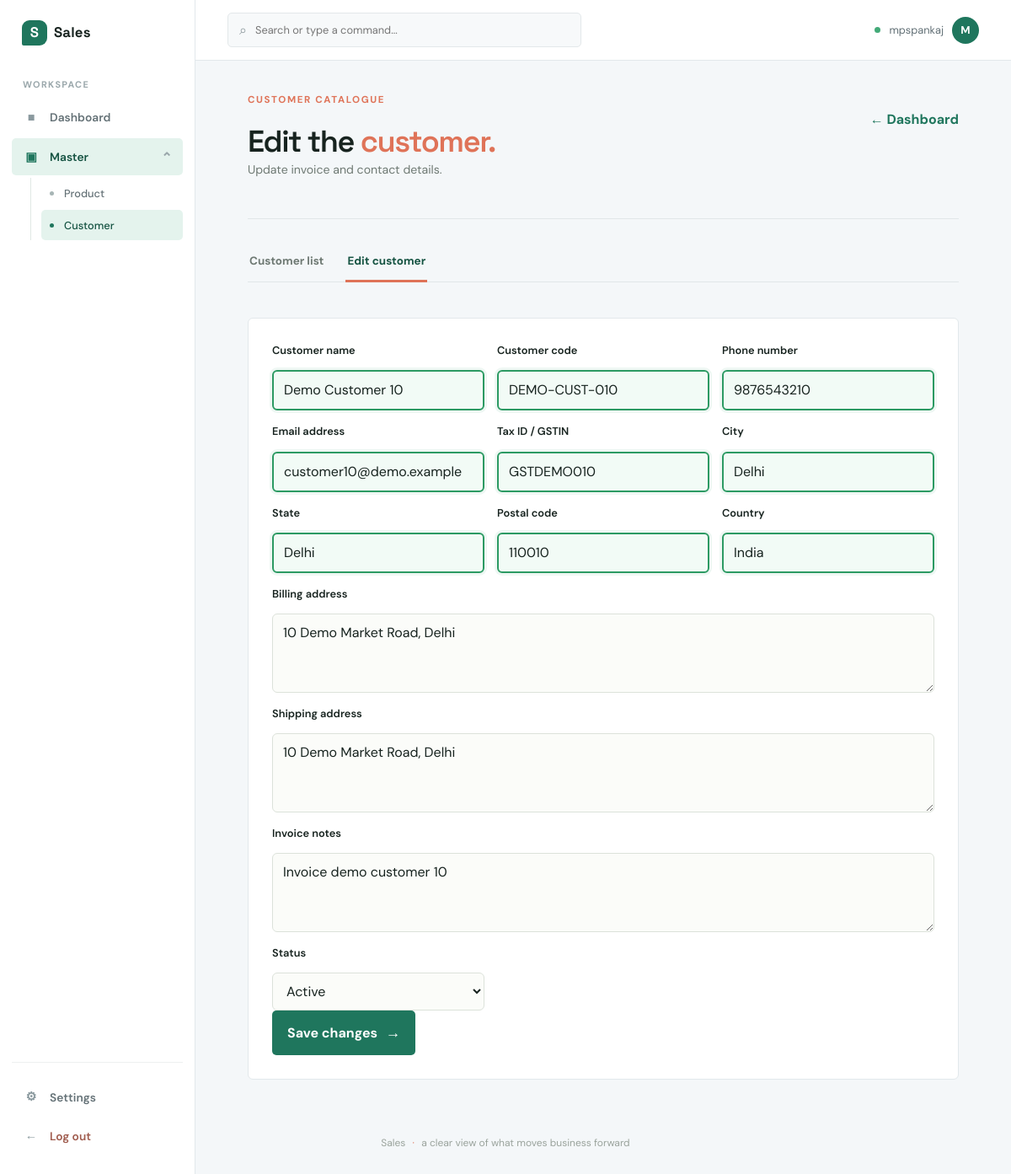
The page /customers/10/edit (signed in) on the database its author committed.
### tables this page shows
CREATE TABLE customers (
                id INTEGER PRIMARY KEY AUTOINCREMENT,
                name TEXT NOT NULL,
                customer_code TEXT NOT NULL COLLATE NOCASE UNIQUE,
                phone TEXT NOT NULL,
                email TEXT,
                tax_id TEXT,
                billing_address TEXT NOT NULL,
                shipping_address TEXT,
                city TEXT,
                state TEXT,
                postal_code TEXT,
                country TEXT NOT NULL DEFAULT 'India',
                notes TEXT,
                status TEXT NOT NULL DEFAULT 'active' CHECK (status IN ('active', 'inactive')),
                created_at TEXT NOT NULL
            );

### app.py (the view, shortened to what this page needs)
@app.route("/customers/<int:customer_id>/edit", methods=("GET", "POST"))
@login_required
def edit_customer(customer_id):
    customer = get_db().execute("SELECT * FROM customers WHERE id = ?", (customer_id,)).fetchone()
    if customer is None:
        flash("Customer not found.", "danger")
        return redirect(url_for("customers"))
    if request.method == "GET":
        form_data = {key: customer[key] or "" for key in (
            "name", "customer_code", "phone", "email", "tax_id", "billing_address", "shipping_address",
            "city", "state", "postal_code", "country", "notes", "status"
        )}
        return render_template("customer_form.html", form_data=form_data, field_errors={}, editing_customer=customer)

### app.py (called while the page is built)
def get_db():
    if "db" not in g:
        g.db = sqlite3.connect(
            app.config["DATABASE"], timeout=app.config["DATABASE_TIMEOUT"]
        )
        g.db.row_factory = sqlite3.Row
    return g.db

def login_required(view):
    @wraps(view)
    def wrapped_view(*args, **kwargs):
        if session.get("user_id") is None:
            flash("Please log in to continue.", "warning")
            return redirect(url_for("login"))
        return view(*args, **kwargs)
    return wrapped_view

def get_app_settings():
    settings = {
        "show_sales_app": True,
        "show_products": True,
        "show_customers": True,
    }
    rows = get_db().execute(
        "SELECT setting_key, setting_value FROM app_settings"
    ).fetchall()
    for row in rows:
        if row["setting_key"] in settings:
            settings[row["setting_key"]] = row["setting_value"] == "1"
    return settings

@app.context_processor
def inject_app_settings():
    if session.get("user_id"):
        return {"app_settings": get_app_settings()}
    return {"app_settings": {}}

### templates/customer_form.html (shortened to what this page needs)
{% extends "base.html" %}
{% block content %}
<section class="workspace-panel product-management-panel">
    <div class="workspace-heading">
        <div>
            <p class="eyebrow">Customer catalogue</p>
            <h1>{{ 'Edit the' if editing_customer else 'Add a' }} <em>customer.</em></h1>
            <p class="dashboard-copy">{{ 'Update invoice and contact details.' if editing_customer else 'Create
                invoice-ready customer details.' }}</p>
        </div><a class="back-link" href="{{ url_for('dashboard') }}">&#8592; Dashboard</a>
    </div>
    <nav class="product-tabs" aria-label="Customer sections"><a class="product-tab"
            href="{{ url_for('customers') }}">Customer list</a><a class="product-tab active"
            href="{{ url_for('add_customer') }}">{{ 'Edit customer' if editing_customer else 'Add customer' }}</a></nav>
    <form class="workspace-form" method="post"
        action="{{ url_for('edit_customer', customer_id=editing_customer['id']) if editing_customer else url_for('add_customer') }}"
        novalidate onsubmit="return validateCustomerForm(event);">
        <div class="form-grid product-form-grid">
            {% set fields = [
            ('name', 'Customer name', 'text', 120, true),
            ('customer_code', 'Customer code', 'text', 40, true),
            ('phone', 'Phone number', 'tel', 25, true),
            ('email', 'Email address', 'email', 120, false),
            ('tax_id', 'Tax ID / GSTIN', 'text', 120, false),
            ('city', 'City', 'text', 80, false),
            ('state', 'State', 'text', 80, false),
            ('postal_code', 'Postal code', 'text', 20, false),
            ('country', 'Country', 'text', 80, true)
            ] %}
            {% for name, label, type, maxlength, required in fields %}<div
                class="field-group {% if field_errors.get(name) %}has-error{% endif %}"><label for="{{ name }}">{{ label
                    }}</label><input id="{{ name }}" name="{{ name }}" type="{{ type }}" maxlength="{{ maxlength }}"
                    value="{{ form_data.get(name, 'India' if name == 'country' else '')|e }}"
                    class="{% if field_errors.get(name) %}is-invalid{% elif form_data.get(name) %}is-valid{% endif %}"
                    {% if required %}required{% endif %}></div>{% endfor %}
            {% for name, label, required in [('billing_address', 'Billing address', true), ('shipping_address',
            'Shipping address', false)] %}<div
                class="field-group full-width-field {% if field_errors.get(name) %}has-error{% endif %}"><label
                    for="{{ name }}">{{ label }}</label><textarea id="{{ name }}" name="{{ name }}" rows="3"
                    maxlength="250" class="{% if field_errors.get(name) %}is-invalid{% endif %}" {% if required
                    %}required{% endif %}>{{ form_data.get(name, '')|e }}</textarea></div>{% endfor %}
            <div class="field-group full-width-field {% if field_errors.get('notes') %}has-error{% endif %}"><label
                    for="notes">Invoice notes</label><textarea id="notes" name="notes" rows="3" maxlength="500"
                    class="{% if field_errors.get('notes') %}is-invalid{% endif %}">{{ form_data.get('notes', '')|e }}</textarea></div>
            <div class="field-group"><label for="status">Status</label><select id="status" name="status">
                    <option value="active" {% if form_data.get('status', 'active' )=='active' %}selected{% endif %}>
                        Active</option>
                </select></div>
        </div>
        <button class="btn btn-primary" type="submit">{{ 'Save changes' if editing_customer else 'Add customer' }} <span
                aria-hidden="true">&#8594;</span></button>
    </form>
</section>
{% endblock %}

### static/style.css (style rules this page uses)
:root { --ink: #17231f; --muted: #6e7973; --paper: #f5f6f1; --panel: #ffffff; --line: #dce2da; --leaf: #1f765d; --leaf-dark: #155342; --coral: #df7358; --yellow: #f3c967; }
* { box-sizing: border-box; }
body { min-height: 100vh; margin: 0; color: var(--ink); background: var(--paper); font-family: "DM Sans", sans-serif; }
.app-body { background: #f4f7f9; }
.app-content .dashboard-panel, .app-content .workspace-panel { max-width: none; margin: 0; padding: 0; background: transparent; border-left: 0; box-shadow: none; }
.app-content .dashboard-panel h1, .app-content .workspace-panel h1 { font-size: clamp(2rem, 3vw, 3rem); letter-spacing: -0.04em; }
.app-content .dashboard-copy { font-size: 0.88rem; line-height: 1.6; }
.app-content .workspace-heading { padding-bottom: 30px; border-bottom: 1px solid #e1e7e9; }
.app-content .workspace-form { max-width: 950px; padding: 28px; background: #fff; border: 1px solid #e2e8eb; border-radius: 6px; }
.app-content .form-grid { gap: 15px; }
.field-group { display: flex; flex-direction: column; gap: 6px; }
.field-group label { font-weight: 600; color: var(--ink); }
.field-group input, .field-group select, .field-group textarea { width: 100%; border: 1px solid var(--line); border-radius: 6px; padding: 10px 12px; transition: border-color 0.15s ease, box-shadow 0.15s ease, background-color 0.15s ease; }
.field-group .is-valid, .field-group .is-valid:focus { border: 2px solid #2c9a63 !important; border-color: #2c9a63; background: #f2fbf6; box-shadow: 0 0 0 3px rgba(44, 154, 99, 0.08); }
.eyebrow { margin-bottom: 20px; color: var(--coral); font-size: 0.72rem; font-weight: 700; letter-spacing: 0.14em; text-transform: uppercase; }
h1, h2 { font-family: "Space Grotesk", sans-serif; font-weight: 600; letter-spacing: -0.04em; }
h1 em, h2 em { color: var(--coral); font-style: normal; }
label { display: flex; justify-content: space-between; margin-bottom: 8px; color: #38443e; font-size: 0.8rem; font-weight: 700; }
input { width: 100%; padding: 13px 14px; color: var(--ink); background: #fbfcf9; border: 1px solid var(--line); border-radius: 5px; outline: none; transition: border-color 0.2s, box-shadow 0.2s; }
select, textarea { width: 100%; padding: 13px 14px; color: var(--ink); background: #fbfcf9; border: 1px solid var(--line); border-radius: 5px; outline: none; }
.btn-primary { padding: 13px 18px; color: #fff; background: var(--leaf); border: 0; border-radius: 5px; font-weight: 700; }
.btn-primary span { margin-left: 6px; font-size: 1.1rem; }
a { color: var(--leaf); font-weight: 700; }
.dashboard-heading, .workspace-heading { display: flex; align-items: flex-start; justify-content: space-between; gap: 24px; }
.dashboard-copy { max-width: 480px; color: var(--muted); line-height: 1.8; }
.workspace-panel { max-width: 900px; margin: 70px auto; padding: 58px 70px; background: var(--panel); border-left: 7px solid var(--leaf); box-shadow: 0 16px 60px rgba(42, 64, 54, 0.08); }
.workspace-panel h1 { margin: 0; font-size: clamp(2.8rem, 6vw, 5.2rem); }
.back-link { flex: 0 0 auto; margin-top: 20px; text-decoration: none; }
.workspace-form { margin-top: 42px; }
.product-management-panel { max-width: 1180px; }
.product-tabs { display: flex; gap: 24px; margin-top: 28px; border-bottom: 1px solid #e1e7e9; }
.product-tab { position: relative; padding: 12px 2px 14px; color: var(--muted); font-size: 0.84rem; font-weight: 700; text-decoration: none; }
.product-tab:hover, .product-tab.active { color: var(--leaf-dark); }
.product-tab.active::after { position: absolute; right: 0; bottom: -1px; left: 0; height: 3px; background: var(--coral); content: ""; }
.form-grid { display: grid; grid-template-columns: 1fr 1fr 1fr; gap: 18px; }
.product-form-grid .full-width-field { grid-column: 1 / -1; }

### rows shown on the page
customers: name "Demo Customer 10" "DEMO-CUST-010" "9876543210" "customer10@demo.example" "GSTDEMO010" "Delhi" "Delhi" "110010" "India", billing_address "10 Demo Market Road, Delhi" "10 Demo Market Road, Delhi", notes "Invoice demo customer 10", status "Active"

### other values the page prints
{{ session.get('username') }} "mpspankaj"
{{ session.get('username', 'U')[0]|upper }} "M"
{{ 'Edit the' if editing_customer else 'Add a' }} "Edit the"
{{ 'Edit customer' if editing_customer else 'Add customer' }} "Edit customer"
{{ label }} "Customer name" "Customer code" "Phone number" "Email address" "Tax ID / GSTIN" "City" "State" "Postal code" "Country"
{{ label }} "Billing address" "Shipping address"
{{ 'Save changes' if editing_customer else 'Add customer' }} "Save changes"
